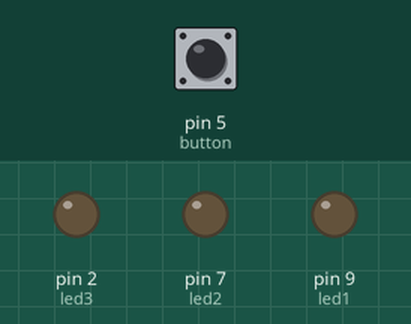
This sketch was run on a simulated Arduino Uno, built with avr-gcc and run on an emulated ATmega328P. Shown: output pins drawn as LEDs (lit = HIGH). The test bench sets the inputs (shaded band); at power-on: pin 5 (button) LOW.

Above: at 1.2 s.
1.3 s: pin 5 (button) pulled HIGH for 0.15 s
At 1.37 s:
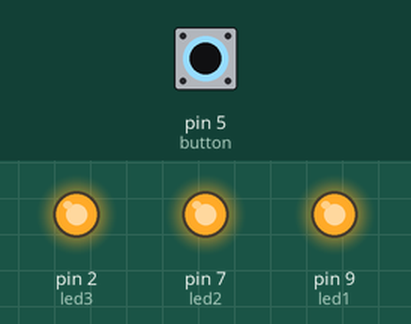
2.9 s: pin 5 (button) pulled HIGH for 3.2 s
At 6.9 s:
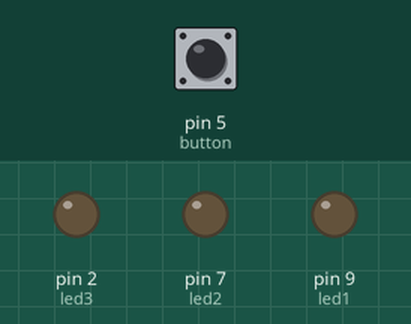
Timing chart, 0 to 8.4 s (numbered marks = the images above; inputs shaded):
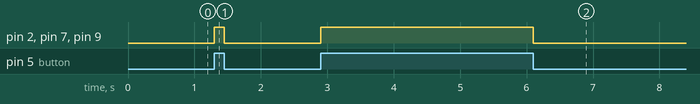

The sketch:

digitalRead__led_with_button.ino
```cpp
int button=5;
int led1=9;
int led2=7;
int led3=2;

void setup() {
  // put your setup code here, to run once:
  pinMode(button,INPUT);
  pinMode(led1, OUTPUT);
  pinMode(led2, OUTPUT);
  pinMode(led3, OUTPUT);

}


void loop() {
  // put your main code here, to run repeatedly:
  Serial.println(digitalRead(button));

if (digitalRead(button)==HIGH){
  digitalWrite(led1,HIGH);
  digitalWrite(led2,HIGH);
  digitalWrite(led3,HIGH);
}
else{
  digitalWrite(led1,LOW);
  digitalWrite(led2,LOW);
  digitalWrite(led3,LOW);
}

}
```

Measured:
- after the input at 1.3 s, pin 2 (led3), pin 7 (led2), pin 9 (led1): LOW → HIGH at once, → LOW 0.15 s later
- after the input at 2.9 s, pin 2 (led3), pin 7 (led2), pin 9 (led1): LOW → HIGH at once, → LOW 3.2 s later
